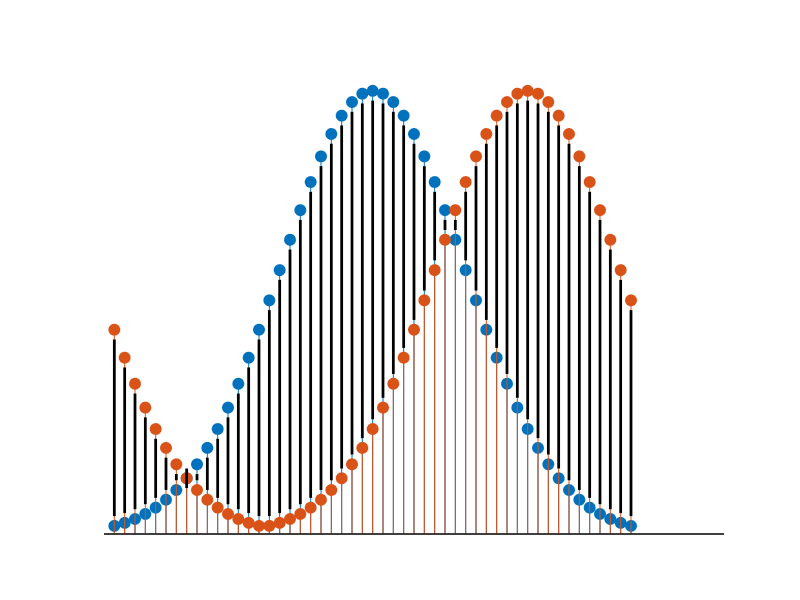

Write the MATLAB code that produced this figure.
m = 50;

hFig = figure;

set(hFig, 'Position', [300 300 500 200])

P = exp(- [- floor(m/2) : floor(m/2) ].^2 / (m/4)^2 ) ;
P = P / sum(P);
stem(P, 'filled', 'linewidth', 0.3, 'MarkerSize', 8)
hold on;

P2 = circshift(P, [0,15])
stem(P2, 'filled', 'linewidth', 0.3, 'MarkerSize', 8)
axis off

hold on

for i = 1: length(P)
   hold on
   a = min([P(i), P2(i)]);
   b = max([P(i), P2(i)]);
   plot( [i, i], [a+0.001,b-0.001], 'Markersize', 10, 'Color', 'k', 'linewidth', 2 );
   hold on
end


%ylim([0,0.3])
